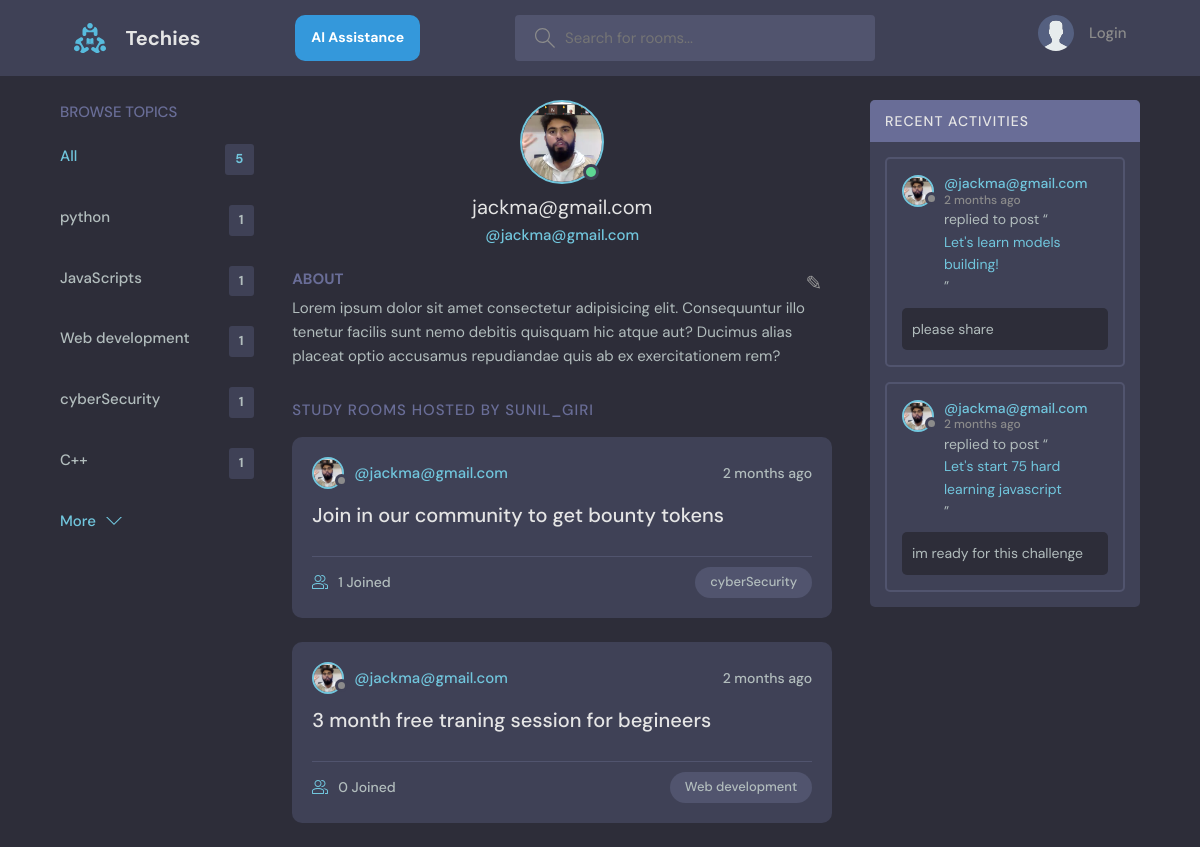
Before: /profile/4/ with the older database file.
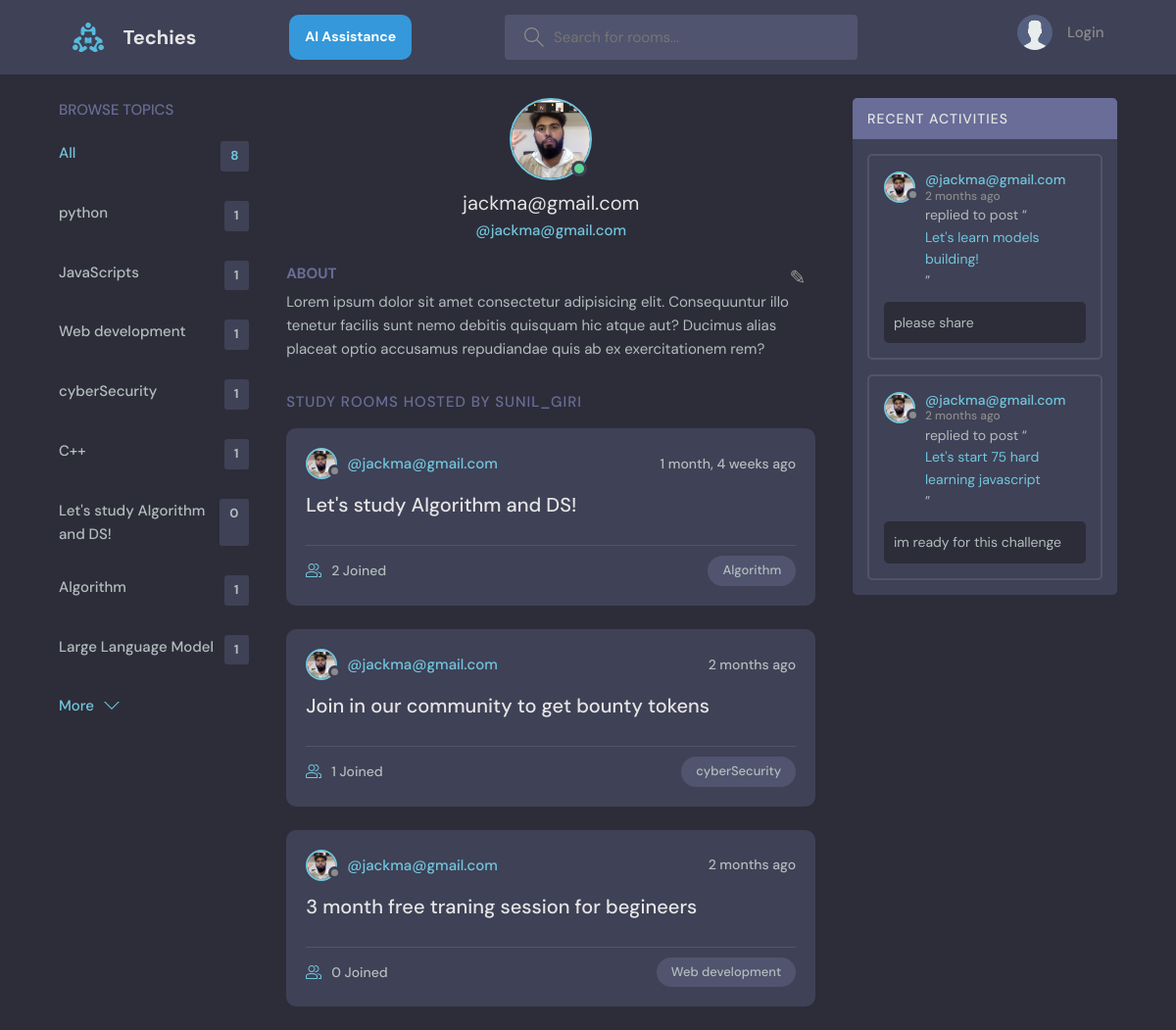
After: the same page with the newer database file.
### base/models.py (models this page shows, shortened)
class Topic(models.Model):
    name = models.CharField(max_length=200)

class User(AbstractUser):
    name = models.CharField(max_length=200, null=True)
    email = models.EmailField(unique=True, null=True)
    bio = models.TextField(null=True)
    avatar =models.ImageField(null=True, default="avatar.svg")
    USERNAME_FIELD = 'email'
    REQUIRED_FIELDS = []

class Room(models.Model):
    host = models.ForeignKey(User, on_delete=models.CASCADE, null=True)
    topic = models.ForeignKey(Topic, on_delete=models.SET_NULL, null=True)
    name = models.CharField(max_length=200)
    description = models.TextField(null=True, blank=True)
    participants = models.ManyToManyField(
        User, related_name='paticipants', blank=True)
    update = models.DateTimeField(auto_now=True)
    created = models.DateTimeField(auto_now_add=True)
    class Meta:
        ordering = ['-update', '-created']
    def __str__(self):
        return self.name

class Message(models.Model):
    user = models.ForeignKey(User, on_delete=models.CASCADE)
    room = models.ForeignKey(Room, on_delete=models.CASCADE)
    body = models.TextField()
    updated = models.DateTimeField(auto_now=True)
    created = models.DateTimeField(auto_now_add=True)
    class Meta:
        ordering = ['-updated', '-created']

### base/views.py (the view)
# urls.py: path('profile/<str:pk>/', views.userProfile, name='user-profile'),
def userProfile(request, pk):
    user = User.objects.get(id=pk)
    rooms = user.room_set.all()
    room_messages = user.message_set.all()
    topics = Topic.objects.all()
    context = {'user': user, 'rooms': rooms,
               'room_messages': room_messages, 'topics': topics}
    return render(request, 'base/profile.html', context)

### base/templates/base/profile.html (shortened to what this page needs)
{% extends 'main.html' %}
{% block content %}
  <main class="profile-page layout layout--3">
    <div class="container">
      {% include 'base/topics_component.html' %}
      <div class="roomList">
        <div class="profile">
          <div class="profile__avatar">
            <div class="avatar avatar--large active">
              <img src="{{user.avatar.url}}" />
            </div>
          </div>
          <div class="profile__info">
            <h3>{{user.username}}</h3>
            <p>@{{user.username}}</p>
          </div>
          <div class="profile__about">
            <h3>About</h3>
            <p>
              Lorem ipsum dolor sit amet consectetur adipisicing elit. Consequuntur illo tenetur
              facilis sunt nemo debitis quisquam hic atque aut? Ducimus alias placeat optio
              accusamus repudiandae quis ab ex exercitationem rem? <a href="{% url 'home' %}" class="edit-icon">&#9998;</a>
            </p>
          </div>
        </div>
        <div class="roomList__header">
          <div>
            <h2>Study Rooms Hosted by sunil_giri</a>
            </h2>
          </div>
        </div>
        {% include 'base/feed_component.html' %}
      </div>
      {% include 'base/activites_component.html' %}
    </div>
  </main>
{% endblock content %}

### templates/main.html (shortened to what this page needs)
<!DOCTYPE html>
{% load static %}
<html lang="en">
  <head>
    <link rel="stylesheet" href="{% static 'styles/style.css' %}" />
  </head>
  <body>
    {% include 'navbar.html' %}
    {% block content %}
    {% endblock %}
  </body>
</html>

### templates/navbar.html (shortened to what this page needs)
{% load static %}
<header class="header header--loggedIn">
    <div class="container">
      <a href="{% url 'home' %}" class="header__logo">
        <img src="{% static 'images/logo.svg' %}" />
        <h1>Techies</h1>
      </a>
      <a href="{% url 'generative-model' %}" class="nav-link" id="generative-model-button">AI Assistance</a>
      <form class="header__search" method="GET" action="{% url 'home' %}">
        <label>
          <input name="q" placeholder="Search for rooms..." />
        </label>
      </form>
      <nav class="header__menu">
        {% if request.user.is_authenticated %}
        <div class="header__user">
          <a href="{% url 'user-profile' user.id %}">
            <div class="avatar avatar--medium active">
              <img src="{{request.user.avatar.url}}" />
            </div>
            <p>{{request.user.username}} <span>{{request.user.username}}</span></p>
          </a>
          <button class="dropdown-button">
            <svg version="1.1" xmlns="http://www.w3.org/2000/svg" width="32" height="32" viewBox="0 0 32 32">
              <title>chevron-down</title>
              <path d="M16 21l-13-13h-3l16 16 16-16h-3l-13 13z"></path>
            </svg>
          </button>
        </div>
        {% else %}
        <a href="{% url 'login' %}">
          <img src="{% static 'images/avatar.svg' %}" />
          <p>Login</p>
        </a>
        {% endif %}
      </nav>
    </div>
  </header>

### base/templates/base/topics_component.html
<div class="topics">
    <div class="topics__header">
      <h2>Browse Topics</h2>
    </div>
    <ul class="topics__list">
      <li>
        <a href="{% url 'home' %}" class="active">All <span>{{topics.count}}</span></a>
      </li>
      {% for topic in topics %}
      <li>
        <a href="{% url 'home' %}?q={{topic.name}}">{{topic.name}} <span>{{topic.room_set.all.count}}</span></a>
      </li>
      {% endfor %}
    </ul>
    <a class="btn btn--link" href="{% url 'topics' %}">
      More
      <svg version="1.1" xmlns="http://www.w3.org/2000/svg" width="32" height="32" viewBox="0 0 32 32">
        <title>chevron-down</title>
        <path d="M16 21l-13-13h-3l16 16 16-16h-3l-13 13z"></path>
      </svg>
    </a>
  </div>

### base/templates/base/feed_component.html (shortened to what this page needs)
{% for room in rooms %}
<div class="roomListRoom">
    <div class="roomListRoom__header">
      <a href="{% url 'user-profile' room.host.id %}" class="roomListRoom__author">
        <div class="avatar avatar--small">
          <img src="{{room.host.avatar.url}}" />
        </div>
        <span>@{{room.host.username}}</span>
      </a>
      <div class="roomListRoom__actions">
        <span>{{room.created|timesince}} ago</span>
      </div>
    </div>
    <div class="roomListRoom__content">
      <a href="{% url 'room' room.id %}">{{room.name}}</a>
    </div>
    <div class="roomListRoom__meta">
      <a href="{% url 'room' room.id %}" class="roomListRoom__joined">
        {{room.participants.all.count}} Joined
      </a>
      <p class="roomListRoom__topic">{{room.topic.name}}</p>
    </div>
  </div>
  {% endfor %}

### base/templates/base/activites_component.html (shortened to what this page needs)
<div class="activities">
    <div class="activities__header">
      <h2>Recent Activities</h2>
    </div>
    {% for message in room_messages %}
    <div class="activities__box">
      <div class="activities__boxHeader roomListRoom__header">
        <a href="{% url 'user-profile' message.user.id %}" class="roomListRoom__author">
          <div class="avatar avatar--small">
            <img src="{{message.user.avatar.url}}" />
          </div>
          <p>
            @{{message.user}}
            <span>{{message.created|timesince}} ago</span>
          </p>
        </a>
      </div>
      <div class="activities__boxContent">
        <p>replied to post “<a href="{% url 'room' message.room.id %}">{{message.room}}</a>”</p>
        <div class="activities__boxRoomContent">
          {{message.body}}
        </div>
      </div>
    </div>
    {% endfor %}
  </div>

### templates/navbar.html (style rules this page uses)
#generative-model-button { display: inline-block; padding: 11px 16px; background-color: #3498db; color: #ffffff; text-decoration: none; font-weight: bold; border-radius: 10px; font-size: 14px; transition: background-color 0.3s ease; }

Changed rows visible on the page:
added Topic: name "Let's study Algorithm and DS!", room_set.all.count "0"
added Topic: name "Algorithm", room_set.all.count "1"
added Topic: name "Large Language Model", room_set.all.count "1"
added Room: host.avatar (picture), host.username "jackma@gmail.com", created "1 month, 4 weeks", name "Let's study Algorithm and DS!", participants.all.count "2", topic.name "Algorithm"
Other visible differences:
{{ topics.count }}: "5" → "8"
